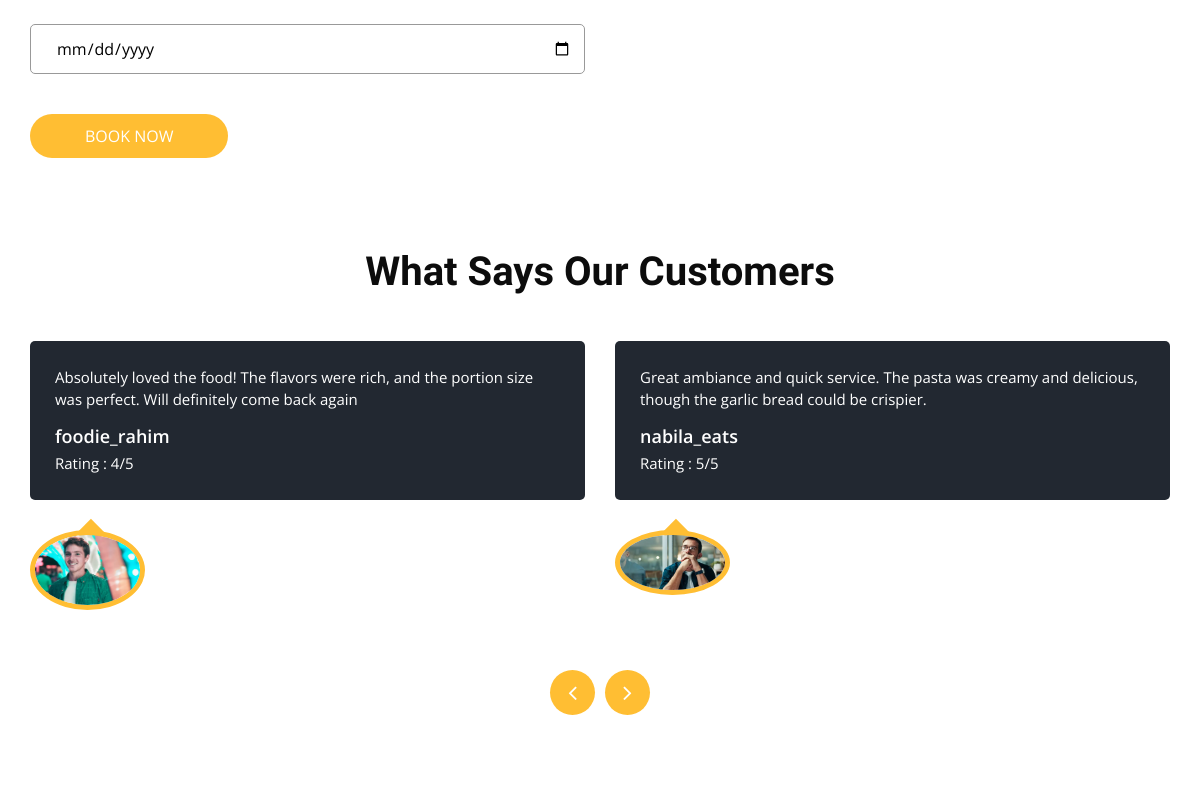
The app's page / (middle part), older data.
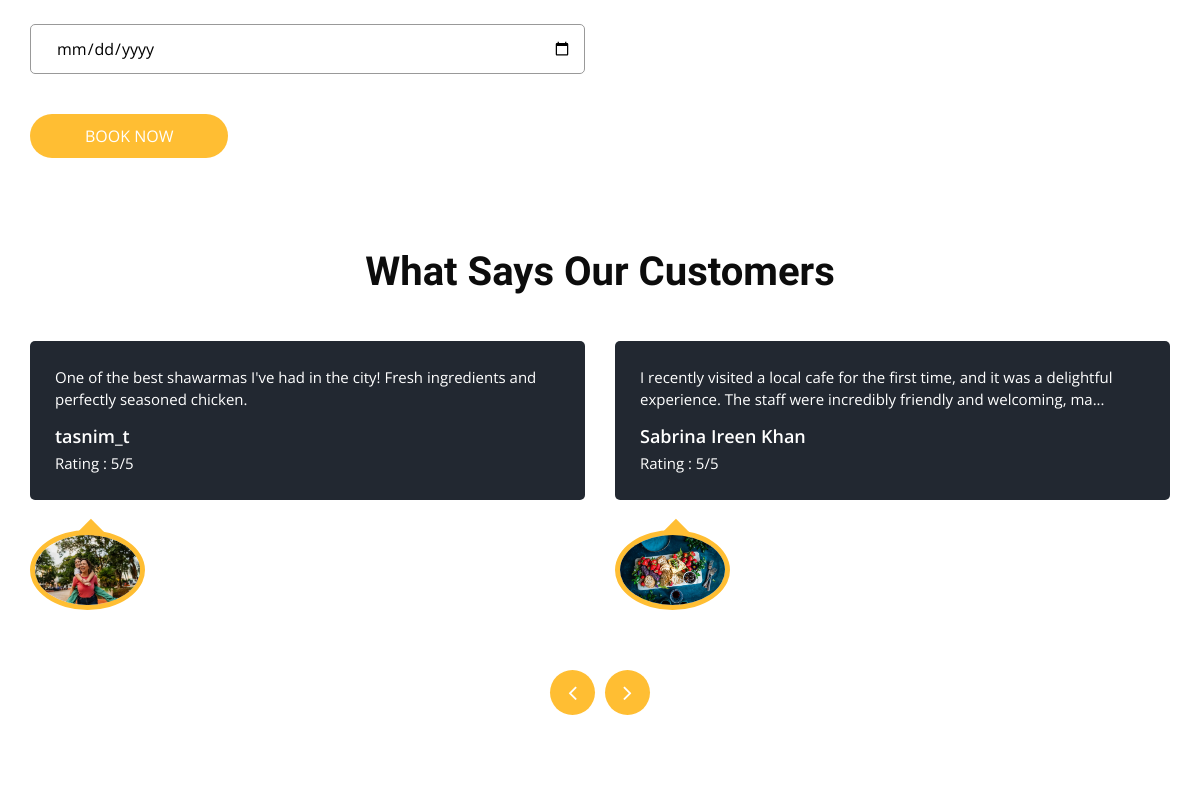
The same page, newer data.
### baseapp/models.py (models this page shows, shortened)
class Feedback(models.Model):
    username = models.CharField(max_length=15)
    description = models.TextField(blank=False)
    rating = models.IntegerField()
    image = models.ImageField(upload_to='feedback_images/')
    def shortdesc(self, length=140):
        return (self.description[:length] + "...") if len(self.description) > length else self.description

### baseapp/views.py (the view)
# urls.py: path('', views.Home, name='Home'),
def Home(request):
    offers = Offer.objects.all()
    sliders = SliderImage.objects.all()
    category = Category.objects.all()[:3]
    items = Items.objects.all()[:6]
    feedbacks = Feedback.objects.all()
    return render(request, 'home.html', {
        'sliders':sliders,
        'offers':offers,
        'category':category,
        'items':items,
        'feedbacks':feedbacks
    })

### baseapp/models.py (called while the page is built)
    def __str__(self):
        return self.category_name

### template/home.html (shortened to what this page needs)
{% extends "base.html" %}
{% load static %}
{% block main %}
  <section class="book_section layout_padding">
    <div class="container">
      <div class="row">
        <div class="col-md-6">
          <div class="form_container">
            <form action="{% url 'Book_Table' %}" method='POST'>{% csrf_token %}
            <div>
              <input type="date" required name="bookingdate" class="form-control">
            </div>
            <div class="btn_box">
              <button>
                Book Now
              </button>
            </div>
          </form>
          </div>
        </div>
        <div class="col-md-6">
          <div class="map_container ">
            <div id="googleMap"></div>
          </div>
        </div>
      </div>
    </div>
  </section>
  <section class="client_section layout_padding-bottom">
    <div class="container">
      <div class="heading_container heading_center psudo_white_primary mb_45">
        <h2>
          What Says Our Customers
        </h2>
      </div>
      <div class="carousel-wrap row ">
        <div class="owl-carousel client_owl-carousel">
          {% for k in feedbacks %}
          <div class="item">
            <div class="box">
              <div class="detail-box">
                <p>
                  {{k.shortdesc}}
                </p>
                <h6>
                  {{k.username}}
                </h6>
                <p>
                  Rating : {{k.rating}}/5
                </p>
              </div>
              <div class="img-box">
                <img src="media/{{k.image}}" alt="{{k.Image}}" class="box-img">
              </div>
            </div>
          </div>
          {% endfor %}
        </div>
      </div>
    </div>
  </section>
{% endblock main %}

### template/base.html (shortened to what this page needs)
<!DOCTYPE html>
<html>
{% load static %}
<head>
  <link rel="stylesheet" type="text/css" href="{% static 'css/bootstrap.css' %}" />
  <link rel="stylesheet" type="text/css" href="https://cdnjs.cloudflare.com/ajax/libs/OwlCarousel2/2.3.4/assets/owl.carousel.min.css" />
  <link rel="stylesheet" href="https://cdnjs.cloudflare.com/ajax/libs/jquery-nice-select/1.1.0/css/nice-select.min.css" />
  <link href="{% static 'css/font-awesome.min.css' %}" rel="stylesheet" />
  <link href="{% static 'css/style.css' %}" rel="stylesheet" />
  <link href="{% static 'css/responsive.css' %}" rel="stylesheet" />
</head>
<body {% block class %}{% endblock class %}>
 {% block main %}
 {% endblock main %}
</body>
</html>

### static/css/style.css (style rules this page uses)
body { font-family: "Open Sans", sans-serif; color: #0c0c0c; background-color: #ffffff; overflow-x: hidden; }
.layout_padding { padding: 90px 0; }
.layout_padding-bottom { padding-bottom: 90px; }
h1, h2 { font-family: 'Dancing Script', cursive; }
.heading_container { display: -webkit-box; display: -ms-flexbox; display: flex; -webkit-box-orient: vertical; -webkit-box-direction: normal; -ms-flex-direction: column; flex-direction: column; -webkit-box-align: start; -ms-flex-align: start; align-items: flex-start; }
.heading_container h2 { position: relative; margin-bottom: 0; font-size: 2.5rem; font-weight: bold; }
.heading_container.heading_center { -webkit-box-align: center; -ms-flex-align: center; align-items: center; text-align: center; }
.book_section { position: relative; }
.book_section .form_container .form-control { width: 100%; border: none; height: 50px; margin-bottom: 25px; padding-left: 25px; border: 1px solid #999; outline: none; color: #000000; border-radius: 5px; outline: none; -webkit-box-shadow: none; box-shadow: none; }
.book_section .form_container .form-control::placeholder { color: #222222; }
.book_section .form_container button { margin-top: 15px; border: none; text-transform: uppercase; display: inline-block; padding: 10px 55px; background-color: #ffbe33; color: #ffffff; border-radius: 45px; -webkit-transition: all 0.3s; transition: all 0.3s; border: none; }
.book_section .map_container { width: 100%; height: 345px; border-radius: 10px; overflow: hidden; }
.book_section .map_container #googleMap { height: 100%; min-height: 100%; width: 100%; }
.client_section .heading_container { margin-bottom: 30px; }
.client_section .box { display: -webkit-box; display: -ms-flexbox; display: flex; -webkit-box-orient: vertical; -webkit-box-direction: normal; -ms-flex-direction: column; flex-direction: column; margin: 15px; }
.client_section .box .img-box { position: relative; display: -webkit-box; display: -ms-flexbox; display: flex; -webkit-box-pack: center; -ms-flex-pack: center; justify-content: center; -webkit-box-align: center; -ms-flex-align: center; align-items: center; width: 115px; position: relative; margin-top: 30px; }
.client_section .box .img-box img { border-radius: 100%; border: 5px solid #ffbe33; position: relative; }
.client_section .box .img-box::before { content: ""; position: absolute; left: 50%; top: 0; width: 20px; height: 20px; background-color: #ffbe33; -webkit-transform: rotate(45deg) translateX(-50%); transform: rotate(45deg) translateX(-50%); }
.client_section .box .detail-box { background-color: #222831; color: #ffffff; padding: 25px 25px 15px 25px; border-radius: 5px; }
.client_section .box .detail-box h6 { font-weight: 600; font-size: 18px; margin: 15px 0 5px 0; }
.client_section .box .detail-box p { margin-bottom: 0; font-size: 15px; margin-bottom: 10px; }

### static/css/responsive.css (style rules this page uses)
@media (min-width: 1200px) { .container { max-width: 1170px; } }

Row changes from the older to the newer data that the page shows:
removed Feedback: shortdesc "Absolutely loved the food! The flavors were rich, and the portion size was perfect. Will definitely come back again", username "foodie_rahim", rating "4", image (picture)
removed Feedback: shortdesc "Great ambiance and quick service. The pasta was creamy and delicious, though the garlic bread could be crispier.", username "nabila_eats", rating "5", image (picture)
now on this page (row unchanged): Feedback: shortdesc "One of the best shawarmas I've had in the city! Fresh ingredients and perfectly seasoned chicken.", username "tasnim_t", rating "5", image (picture)
added Feedback: shortdesc "I recently visited a local cafe for the first time, and it was a delightful experience. The staff were incredibly friendly and welcoming, ma...", username "Sabrina Ireen Khan", rating "5", image (picture)
